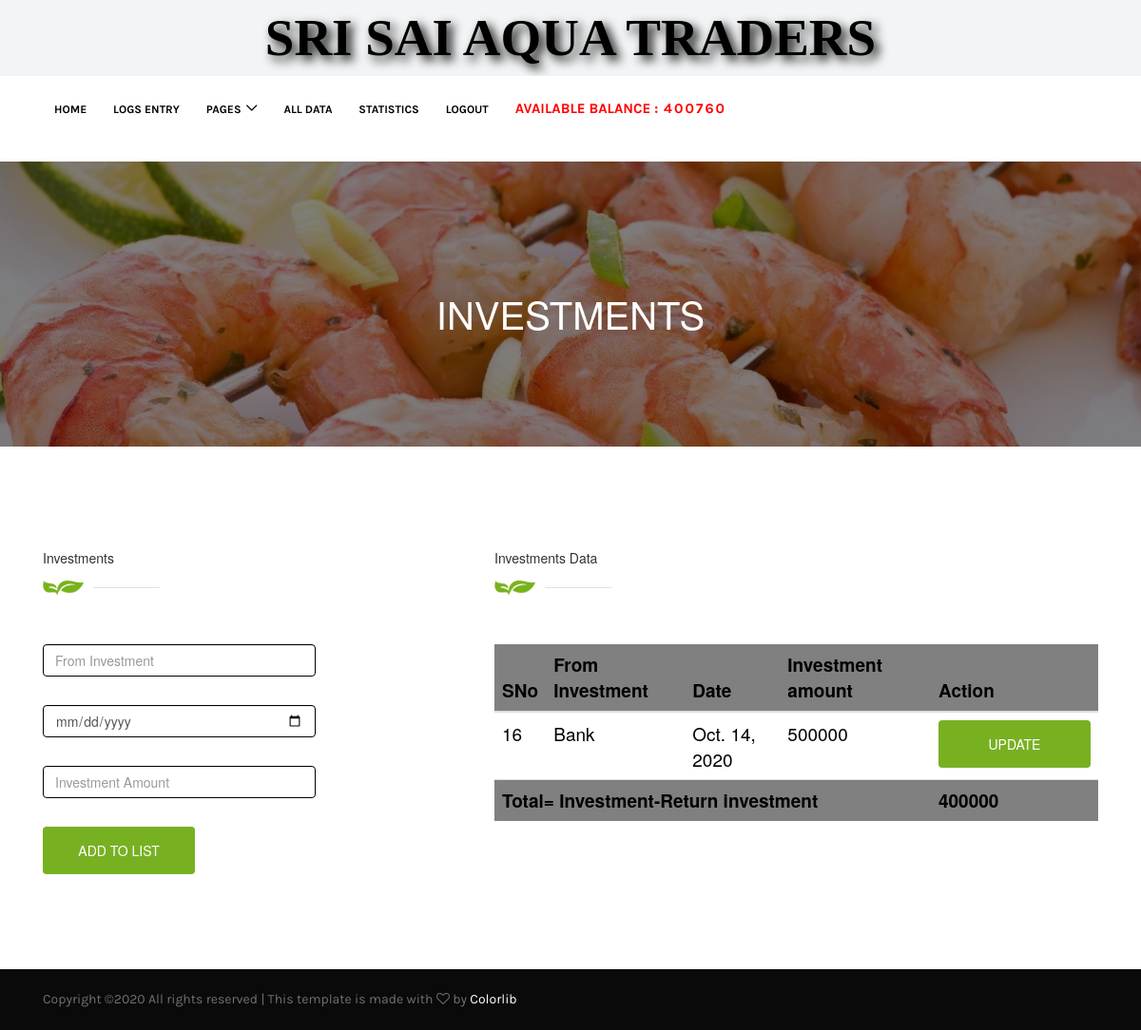
The app's page /investment/ (signed in) with its own data.
### pages/models.py (models this page shows, shortened)
class Investment(models.Model):
	From_Investment=models.CharField(max_length=50)
	Investment_Date=models.DateField(null=True)
	Investment_amount=models.IntegerField()

### pages/views.py (the view)
# urls.py: path('investment/', views.investmentpage,name="investment"),
@login_required(login_url='/login/')
def investmentpage(request):
	if request.method=='GET':
		form=investform()
	else:
		form=investform(request.POST)
		if form.is_valid():
			form.save()
			messages.success(request, 'Entry successfully inserted ')
	investment=Investment.objects.all().aggregate(Sum('Investment_amount'))['Investment_amount__sum'] or 0
	payment=Logs_Table.objects.all().aggregate(Sum('Payment'))['Payment__sum'] or 0
	paycom=Logs_Table.objects.all().aggregate(Sum('Total'))['Total__sum'] or 0
	retpays=Returninvestment.objects.all().aggregate(Sum('Investment_amount'))['Investment_amount__sum'] or 0
	returninvestment=Returninvestment.objects.all().aggregate(Sum('Investment_amount'))['Investment_amount__sum'] or 0
	bankinterest=Bankinterest.objects.all().aggregate(Sum('Amount'))['Amount__sum'] or 0
	context={
	'availbalance':math.floor(investment+paycom-payment-retpays-bankinterest),
	'invtotal':investment-returninvestment,
	'investdata':Investment.objects.all(),
	'retinvestdata':Returninvestment.objects.all(),
	'form':form,
	}
	return render(request,'investment.html',context)

### pages/forms.py
class investform(forms.ModelForm):
	class Meta:
		model=Investment
		fields=[
		'From_Investment',
		'Investment_Date',
		'Investment_amount',
		]

### pages/templates/investment.html (shortened to what this page needs)
{% extends 'base.html' %}
{% load static %}
{% block content %}
<div class="breadcrumb-area bg-img bg-overlay jarallax" style="background-image: url({% static 'img/fishbanner.jpg' %});">
    <div class="container h-100">
      <div class="row h-100 align-items-center">
        <div class="col-12">
          <div class="breadcrumb-text">
            <h2>Investments</h2>
          </div>
        </div>
      </div>
    </div>
  </div>
<section class="contact-area section-padding-100-0">
    <div class="container">
      <div class="row justify-content-between">
        <div class="col-12 col-lg-5">
          <div class="contact-content mb-100">
            <div class="section-heading">
              <h5>Investments</h5>
              <img src="{% static 'img/core-img/decor.png' %}" alt="">
            </div>
            <div class="contact-form-area">
              <form action="{% url 'investment' %}" method="post">
                <div class="row">
                  <div class="col-lg-8">
                    <input type="text" class="form-control" name="From_Investment" placeholder="From Investment">
                  </div>
                  <div class="col-lg-8">
                    <input type="date" class="form-control" name="Investment_Date" placeholder=" Investment Date">
                  </div>
                  <div class="col-lg-8">
                    <input type="text" class="form-control" name="Investment_amount"  placeholder="Investment Amount">
                  </div>
                  <div class="col-12">
                    <button type="submit" class="btn famie-btn">Add To List</button>
                  </div>
                </div>
              </form>
            </div>
          </div>
        </div>
 <div class="col-12 col-lg-7">
          <div class="contact-content mb-100">
            <div class="section-heading">
              <h5>Investments Data</h5>
              <img src="{% static 'img/core-img/decor.png' %}" alt="">
            </div>
           <table id="dtMaterialDesignExample" class="table" cellspacing="0" width="100%">
  <thead>
    <tr>
      <th class="th-sm">SNo
      </th>
      <th class="th-sm">From Investment
      </th>
      <th class="th-sm">Date
      </th>
      <th class="th-sm">Investment amount
      </th>
<th class="th-sm">Action
      </th>
    </tr>
  </thead>
  <tbody>
  	{% for i in investdata %}
    <tr>
      <td>{{ i.id }}</td>
      <td>{{ i.From_Investment }}</td>
      <td>{{ i.Investment_Date }}</td>
      <td>{{ i.Investment_amount }}</td>
      <td><form method="GET" action="{% url 'retpay' i.id %}">
      <input type="text" style="display:none" value="{{ i.id }}"><button type="submit" class="btn famie-btn">update</button>
    </form></td>
    </tr>
    {% endfor %}
  </tbody>
 <tfoot>
	<th colspan='4'>
		Total= Investment-Return investment
	</th>
	<th>
		{{ invtotal }}
	</th>
</tfoot>
</table>
          </div>
        </div>
      </div>
    </div>
  </section>
{% endblock %}

### pages/static/style.css (style rules this page uses)
* { margin: 0; padding: 0; }
body { font-family: "Karla", sans-serif; color: #707070; }
h1, h2, h3, h4, h5, h6 { font-family: "Karla", sans-serif; color: #303030; line-height: 1.3; font-weight: 700; }
img { height: auto; max-width: 100%; }
.bg-img { background-position: center center; background-size: cover; background-repeat: no-repeat; }
.bg-overlay { position: relative; z-index: 2; background-position: center center; background-size: cover; }
.bg-overlay::after { background-color: rgba(0, 0, 0, 0.5); position: absolute; z-index: -1; top: 0; left: 0; width: 100%; height: 100%; content: ""; }
.jarallax { position: relative; z-index: 0; }
.mb-100 { margin-bottom: 100px !important; }
.section-padding-100-0 { padding-top: 100px; padding-bottom: 0; }
.section-heading { position: relative; z-index: 1; margin-bottom: 50px; }
.famie-btn { background-color: #77b122; -webkit-transition-duration: 500ms; -o-transition-duration: 500ms; transition-duration: 500ms; position: relative; z-index: 1; display: inline-block; min-width: 160px; height: 50px; color: #ffffff; border-radius: 0; padding: 0 30px; font-size: 16px; line-height: 48px; font-weight: 700; text-transform: uppercase; }
.breadcrumb-area { position: relative; z-index: 1; width: 100%; height: 300px; }
.breadcrumb-area .breadcrumb-text { position: relative; z-index: 1; text-align: center; }
.breadcrumb-area .breadcrumb-text h2 { color: #ffffff; text-transform: uppercase; margin-bottom: 0; font-size: 40px; }
.form-control { position: relative; z-index: 2; height: 48px; width: 100%; background-color: #ffffff; font-size: 12px; margin-bottom: 30px; padding: 10px 30px; color: #707070; -webkit-transition-duration: 500ms; -o-transition-duration: 500ms; transition-duration: 500ms; border: 1px solid #e1e1e1; border-radius: 2px; }

### pages/static/css/classy-nav.css (style rules this page uses)
body { font-family: "Roboto", sans-serif; }
img { height: auto; max-width: 100%; }
.bg-img { background-position: center center; background-size: cover; background-repeat: no-repeat; }
.justify-content-between { -webkit-box-pack: justify; -ms-flex-pack: justify; justify-content: space-between; }

### pages/templates/base.html (style rules this page uses)
input[type="text"] { border:1px solid black; }
input[type="date"] { border:1px solid black; }
.table tr td,th { color: black; font-size: 19px; }
.table tr th { background-color: gray; }

### records on screen
Investment: id "16", From_Investment "Bank", Investment_Date "Oct. 14, 2020", Investment_amount "500000"

### other values on screen
{{ availbalance }} "400760"
{{ invtotal }} "400000"
